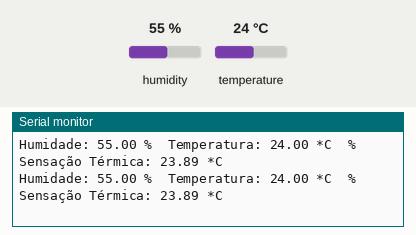
Recording of a sketch running on a simulated Arduino Uno, built with avr-gcc and run on an emulated ATmega328P. On the bench: the last lines printed to the serial monitor. The test bench sets the inputs (shaded band); at power-on: humidity 55 %, temperature 24 °C.

Above: at 3.8 s.
3.9 s: humidity set to 22 %
At 6.6 s:
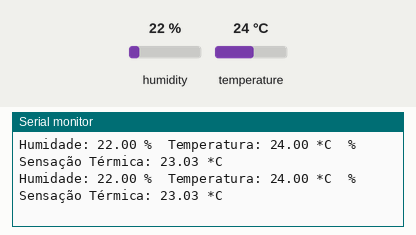
6.8 s: temperature set to 12 °C
At 7.7 s:
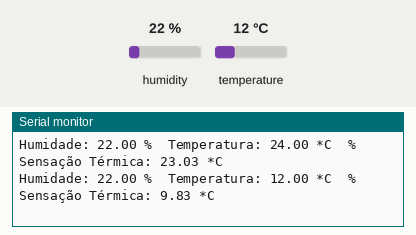
9.7 s: humidity set to 40 %
At 10.7 s:
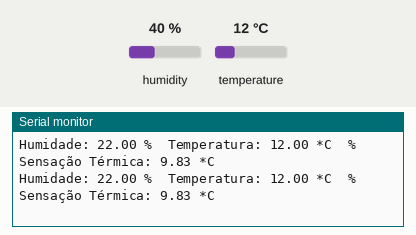
Timing chart, 0 to 12.7 s (numbered marks = the images above; inputs shaded):
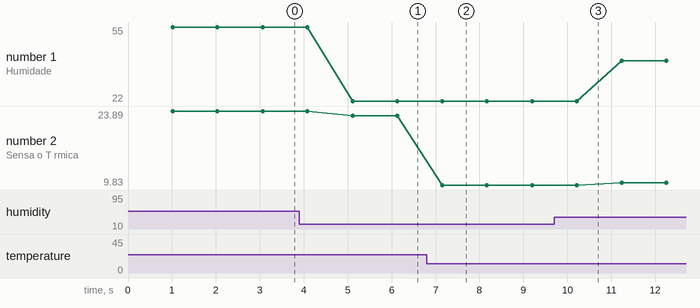

Measured:
- after the input at 3.9 s, the serial monitor: prints a new line after 1.2 s (image 1)
- after the input at 6.8 s, the serial monitor: prints a new line after 0.36 s (image 2)
- plotted number 1: 55 → 22 after the input at 3.9 s, 22 → 40 after the input at 9.7 s
- plotted number 2: 23.89 → 23.03 after the input at 3.9 s, 23.03 → 9.83 after the input at 6.8 s, 9.83 → 10.3 after the input at 9.7 s

The sketch:

temperatura_humidade.ino
```cpp
#include "DHT.h"
#define DHTPIN A1
#define DHTTYPE DHT11   // DHT 11

// Inicialização do Sensor
DHT dht(DHTPIN, DHT11);

void setup() {
  Serial.begin(9600);
  Serial.println("ÓPERA AUTOMAÇÃO");
  Serial.println();
  Serial.println("Leituras de Humidade e Temperatura");
  dht.begin();
}

void loop() {
  delay(1000);
  float h = dht.readHumidity();
  // Leutura da Temperatura em graus Celsius
  float t = dht.readTemperature();
//  // Read temperature as Fahrenheit (isFahrenheit = true)
//  float f = dht.readTemperature(true);

  // Check if any reads failed and exit early (to try again).
  if (isnan(h) || isnan(t)) {
    Serial.println("Falha na Leitura do Sensor!");
    return;
  }

//  // Compute heat index in Fahrenheit (the default)
//  float hif = dht.computeHeatIndex(f, h);
//  // Compute heat index in Celsius (isFahreheit = false)
  float hic = dht.computeHeatIndex(t, h, false);

  Serial.print("Humidade: ");
  Serial.print(h);
  Serial.print(" %\t");
  Serial.print("Temperatura: ");
  Serial.print(t);
  Serial.print(" *C ");
  Serial.print(" %\t");
  Serial.print("Sensação Térmica: ");
  Serial.print(hic);
  Serial.print(" *C ");
  Serial.println();
}
```
